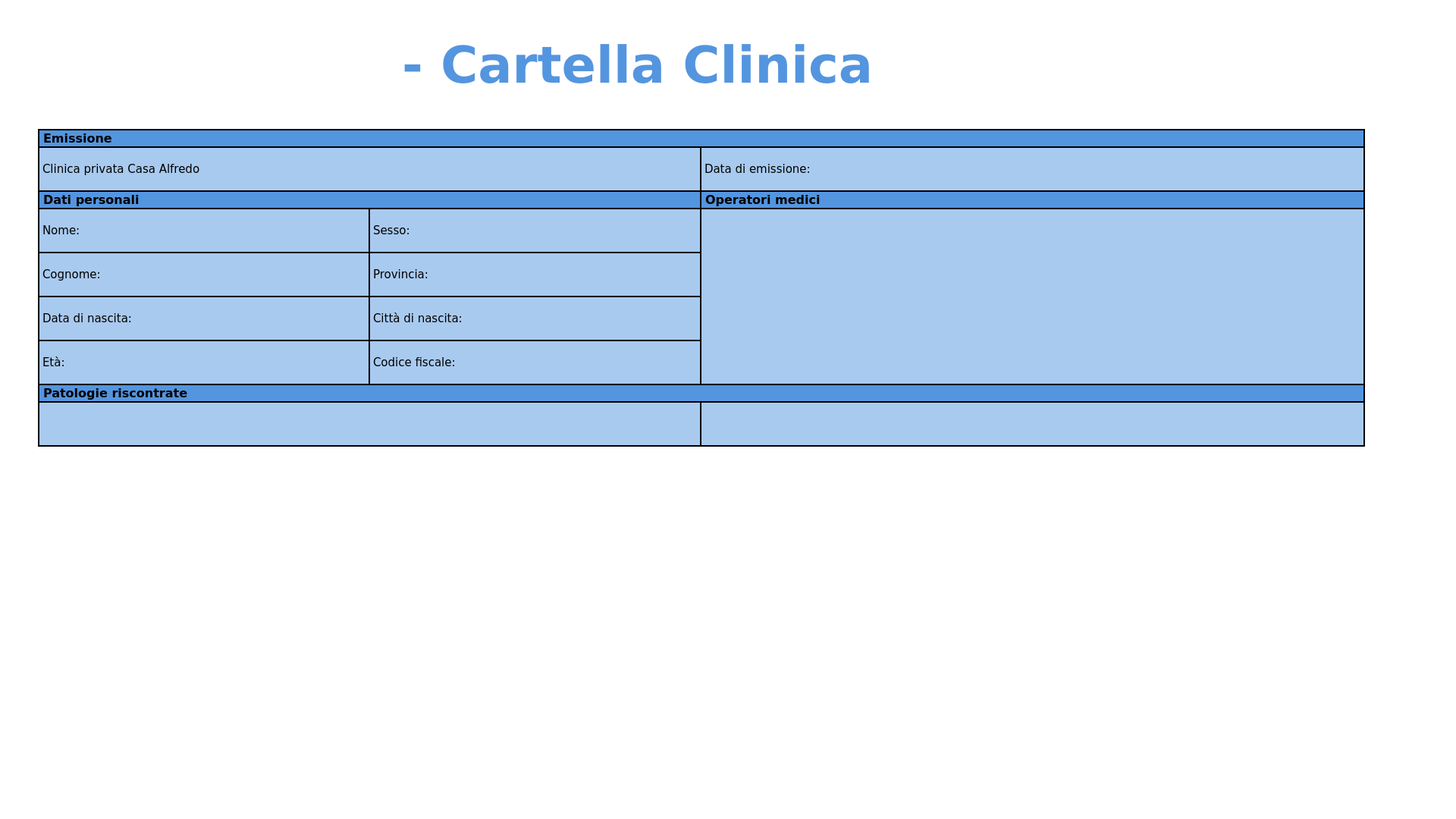
<?xml version="1.0" encoding="UTF-8"?>
<ui version="4.0">
 <class>cartella_clinica_paziente</class>
 <widget class="QWidget" name="cartella_clinica_paziente">
  <property name="geometry">
   <rect>
    <x>0</x>
    <y>0</y>
    <width>1920</width>
    <height>1080</height>
   </rect>
  </property>
  <property name="minimumSize">
   <size>
    <width>1920</width>
    <height>1080</height>
   </size>
  </property>
  <property name="maximumSize">
   <size>
    <width>1920</width>
    <height>1080</height>
   </size>
  </property>
  <property name="palette">
   <palette>
    <active>
     <colorrole role="Button">
      <brush brushstyle="SolidPattern">
       <color alpha="255">
        <red>255</red>
        <green>255</green>
        <blue>255</blue>
       </color>
      </brush>
     </colorrole>
     <colorrole role="Base">
      <brush brushstyle="SolidPattern">
       <color alpha="255">
        <red>255</red>
        <green>255</green>
        <blue>255</blue>
       </color>
      </brush>
     </colorrole>
     <colorrole role="Window">
      <brush brushstyle="SolidPattern">
       <color alpha="255">
        <red>255</red>
        <green>255</green>
        <blue>255</blue>
       </color>
      </brush>
     </colorrole>
    </active>
    <inactive>
     <colorrole role="Button">
      <brush brushstyle="SolidPattern">
       <color alpha="255">
        <red>255</red>
        <green>255</green>
        <blue>255</blue>
       </color>
      </brush>
     </colorrole>
     <colorrole role="Base">
      <brush brushstyle="SolidPattern">
       <color alpha="255">
        <red>255</red>
        <green>255</green>
        <blue>255</blue>
       </color>
      </brush>
     </colorrole>
     <colorrole role="Window">
      <brush brushstyle="SolidPattern">
       <color alpha="255">
        <red>255</red>
        <green>255</green>
        <blue>255</blue>
       </color>
      </brush>
     </colorrole>
    </inactive>
    <disabled>
     <colorrole role="Button">
      <brush brushstyle="SolidPattern">
       <color alpha="255">
        <red>255</red>
        <green>255</green>
        <blue>255</blue>
       </color>
      </brush>
     </colorrole>
     <colorrole role="Base">
      <brush brushstyle="SolidPattern">
       <color alpha="255">
        <red>255</red>
        <green>255</green>
        <blue>255</blue>
       </color>
      </brush>
     </colorrole>
     <colorrole role="Window">
      <brush brushstyle="SolidPattern">
       <color alpha="255">
        <red>255</red>
        <green>255</green>
        <blue>255</blue>
       </color>
      </brush>
     </colorrole>
    </disabled>
   </palette>
  </property>
  <property name="windowTitle">
   <string>Clinica Casa Alfredo</string>
  </property>
  <property name="windowIcon">
   <iconset>
    <normaloff>Immagini/logo_casa_alfredo.png</normaloff>Immagini/logo_casa_alfredo.png</iconset>
  </property>
  <property name="styleSheet">
   <string notr="true"/>
  </property>
  <widget class="QPushButton" name="tendina_button">
   <property name="geometry">
    <rect>
     <x>1820</x>
     <y>20</y>
     <width>70</width>
     <height>70</height>
    </rect>
   </property>
   <property name="cursor">
    <cursorShape>PointingHandCursor</cursorShape>
   </property>
   <property name="styleSheet">
    <string notr="true">QPushButton#tendina_button:pressed {
background-color: rgb(0, 0, 0, 0);
}</string>
   </property>
   <property name="text">
    <string/>
   </property>
   <property name="icon">
    <iconset>
     <normaloff>Immagini/tendina_chiusa.png</normaloff>Immagini/tendina_chiusa.png</iconset>
   </property>
   <property name="iconSize">
    <size>
     <width>70</width>
     <height>70</height>
    </size>
   </property>
   <property name="flat">
    <bool>true</bool>
   </property>
  </widget>
  <widget class="QLabel" name="cartella_clinica">
   <property name="geometry">
    <rect>
     <x>530</x>
     <y>20</y>
     <width>981</width>
     <height>131</height>
    </rect>
   </property>
   <property name="font">
    <font>
     <family>Verdana</family>
     <pointsize>50</pointsize>
     <weight>75</weight>
     <bold>true</bold>
    </font>
   </property>
   <property name="styleSheet">
    <string notr="true">color: rgb(84, 149, 223);</string>
   </property>
   <property name="text">
    <string>- Cartella Clinica</string>
   </property>
  </widget>
  <widget class="QLabel" name="logo">
   <property name="geometry">
    <rect>
     <x>10</x>
     <y>5</y>
     <width>110</width>
     <height>130</height>
    </rect>
   </property>
   <property name="text">
    <string/>
   </property>
   <property name="pixmap">
    <pixmap>Immagini/logo_casa_alfredo.png</pixmap>
   </property>
   <property name="scaledContents">
    <bool>true</bool>
   </property>
  </widget>
  <widget class="QLabel" name="titolo">
   <property name="geometry">
    <rect>
     <x>110</x>
     <y>20</y>
     <width>401</width>
     <height>110</height>
    </rect>
   </property>
   <property name="text">
    <string/>
   </property>
   <property name="pixmap">
    <pixmap>Immagini/titolo_casa_alfredo.png</pixmap>
   </property>
   <property name="scaledContents">
    <bool>true</bool>
   </property>
  </widget>
  <widget class="QLabel" name="emissione">
   <property name="geometry">
    <rect>
     <x>50</x>
     <y>170</y>
     <width>1750</width>
     <height>25</height>
    </rect>
   </property>
   <property name="font">
    <font>
     <family>Verdana</family>
     <pointsize>12</pointsize>
     <weight>75</weight>
     <bold>true</bold>
    </font>
   </property>
   <property name="styleSheet">
    <string notr="true">background-color: rgb(84, 149, 223);
border: 2px solid</string>
   </property>
   <property name="text">
    <string>Emissione</string>
   </property>
  </widget>
  <widget class="QLabel" name="clinica_privata_casa_alfredo">
   <property name="geometry">
    <rect>
     <x>50</x>
     <y>193</y>
     <width>875</width>
     <height>60</height>
    </rect>
   </property>
   <property name="font">
    <font>
     <family>Verdana</family>
     <pointsize>11</pointsize>
    </font>
   </property>
   <property name="styleSheet">
    <string notr="true">background-color: rgb(169, 202, 239);
border: 2px solid</string>
   </property>
   <property name="text">
    <string>Clinica privata Casa Alfredo</string>
   </property>
  </widget>
  <widget class="QLabel" name="data_emissione">
   <property name="geometry">
    <rect>
     <x>923</x>
     <y>193</y>
     <width>877</width>
     <height>60</height>
    </rect>
   </property>
   <property name="font">
    <font>
     <family>Verdana</family>
     <pointsize>11</pointsize>
    </font>
   </property>
   <property name="styleSheet">
    <string notr="true">background-color: rgb(169, 202, 239);
border: 2px solid</string>
   </property>
   <property name="text">
    <string>Data di emissione:</string>
   </property>
  </widget>
  <widget class="QLabel" name="dati_personali">
   <property name="geometry">
    <rect>
     <x>50</x>
     <y>251</y>
     <width>875</width>
     <height>25</height>
    </rect>
   </property>
   <property name="font">
    <font>
     <family>Verdana</family>
     <pointsize>12</pointsize>
     <weight>75</weight>
     <bold>true</bold>
    </font>
   </property>
   <property name="styleSheet">
    <string notr="true">background-color: rgb(84, 149, 223);
border: 2px solid</string>
   </property>
   <property name="text">
    <string>Dati personali</string>
   </property>
  </widget>
  <widget class="QLabel" name="operatori_medici">
   <property name="geometry">
    <rect>
     <x>923</x>
     <y>251</y>
     <width>877</width>
     <height>25</height>
    </rect>
   </property>
   <property name="font">
    <font>
     <family>Verdana</family>
     <pointsize>12</pointsize>
     <weight>75</weight>
     <bold>true</bold>
    </font>
   </property>
   <property name="styleSheet">
    <string notr="true">background-color: rgb(84, 149, 223);
border: 2px solid</string>
   </property>
   <property name="text">
    <string>Operatori medici</string>
   </property>
  </widget>
  <widget class="QLabel" name="nome_label">
   <property name="geometry">
    <rect>
     <x>50</x>
     <y>274</y>
     <width>438</width>
     <height>60</height>
    </rect>
   </property>
   <property name="font">
    <font>
     <family>Verdana</family>
     <pointsize>11</pointsize>
    </font>
   </property>
   <property name="styleSheet">
    <string notr="true">background-color: rgb(169, 202, 239);
border: 2px solid</string>
   </property>
   <property name="text">
    <string>Nome:</string>
   </property>
  </widget>
  <widget class="QLabel" name="cognome_label">
   <property name="geometry">
    <rect>
     <x>50</x>
     <y>332</y>
     <width>438</width>
     <height>60</height>
    </rect>
   </property>
   <property name="font">
    <font>
     <family>Verdana</family>
     <pointsize>11</pointsize>
    </font>
   </property>
   <property name="styleSheet">
    <string notr="true">background-color: rgb(169, 202, 239);
border: 2px solid</string>
   </property>
   <property name="text">
    <string>Cognome:</string>
   </property>
  </widget>
  <widget class="QLabel" name="data_di_nascita_label">
   <property name="geometry">
    <rect>
     <x>50</x>
     <y>390</y>
     <width>438</width>
     <height>60</height>
    </rect>
   </property>
   <property name="font">
    <font>
     <family>Verdana</family>
     <pointsize>11</pointsize>
    </font>
   </property>
   <property name="styleSheet">
    <string notr="true">background-color: rgb(169, 202, 239);
border: 2px solid</string>
   </property>
   <property name="text">
    <string>Data di nascita:</string>
   </property>
  </widget>
  <widget class="QLabel" name="eta_label">
   <property name="geometry">
    <rect>
     <x>50</x>
     <y>448</y>
     <width>438</width>
     <height>60</height>
    </rect>
   </property>
   <property name="font">
    <font>
     <family>Verdana</family>
     <pointsize>11</pointsize>
    </font>
   </property>
   <property name="styleSheet">
    <string notr="true">background-color: rgb(169, 202, 239);
border: 2px solid</string>
   </property>
   <property name="text">
    <string>Età:</string>
   </property>
  </widget>
  <widget class="QLabel" name="sesso_label">
   <property name="geometry">
    <rect>
     <x>486</x>
     <y>274</y>
     <width>439</width>
     <height>60</height>
    </rect>
   </property>
   <property name="font">
    <font>
     <family>Verdana</family>
     <pointsize>11</pointsize>
    </font>
   </property>
   <property name="styleSheet">
    <string notr="true">background-color: rgb(169, 202, 239);
border: 2px solid</string>
   </property>
   <property name="text">
    <string>Sesso:</string>
   </property>
  </widget>
  <widget class="QLabel" name="provincia_label">
   <property name="geometry">
    <rect>
     <x>486</x>
     <y>332</y>
     <width>439</width>
     <height>60</height>
    </rect>
   </property>
   <property name="font">
    <font>
     <family>Verdana</family>
     <pointsize>11</pointsize>
    </font>
   </property>
   <property name="styleSheet">
    <string notr="true">background-color: rgb(169, 202, 239);
border: 2px solid</string>
   </property>
   <property name="text">
    <string>Provincia:</string>
   </property>
  </widget>
  <widget class="QLabel" name="citta_di_nascita_label">
   <property name="geometry">
    <rect>
     <x>486</x>
     <y>390</y>
     <width>439</width>
     <height>60</height>
    </rect>
   </property>
   <property name="font">
    <font>
     <family>Verdana</family>
     <pointsize>11</pointsize>
    </font>
   </property>
   <property name="styleSheet">
    <string notr="true">background-color: rgb(169, 202, 239);
border: 2px solid</string>
   </property>
   <property name="text">
    <string>Città di nascita:</string>
   </property>
  </widget>
  <widget class="QLabel" name="codice_fiscale_label">
   <property name="geometry">
    <rect>
     <x>486</x>
     <y>448</y>
     <width>439</width>
     <height>60</height>
    </rect>
   </property>
   <property name="font">
    <font>
     <family>Verdana</family>
     <pointsize>11</pointsize>
    </font>
   </property>
   <property name="styleSheet">
    <string notr="true">background-color: rgb(169, 202, 239);
border: 2px solid</string>
   </property>
   <property name="text">
    <string>Codice fiscale:</string>
   </property>
  </widget>
  <widget class="QLabel" name="operatori_medici_label">
   <property name="geometry">
    <rect>
     <x>923</x>
     <y>274</y>
     <width>877</width>
     <height>234</height>
    </rect>
   </property>
   <property name="font">
    <font>
     <family>Verdana</family>
     <pointsize>11</pointsize>
    </font>
   </property>
   <property name="styleSheet">
    <string notr="true">background-color: rgb(169, 202, 239);
border: 2px solid</string>
   </property>
   <property name="text">
    <string/>
   </property>
   <property name="alignment">
    <set>Qt::AlignLeading|Qt::AlignLeft|Qt::AlignTop</set>
   </property>
  </widget>
  <widget class="QLabel" name="patologie_riscontrate">
   <property name="geometry">
    <rect>
     <x>50</x>
     <y>506</y>
     <width>1750</width>
     <height>25</height>
    </rect>
   </property>
   <property name="font">
    <font>
     <family>Verdana</family>
     <pointsize>12</pointsize>
     <weight>75</weight>
     <bold>true</bold>
    </font>
   </property>
   <property name="styleSheet">
    <string notr="true">background-color: rgb(84, 149, 223);
border: 2px solid</string>
   </property>
   <property name="text">
    <string>Patologie riscontrate</string>
   </property>
  </widget>
  <widget class="QScrollArea" name="scrollArea">
   <property name="geometry">
    <rect>
     <x>50</x>
     <y>530</y>
     <width>1771</width>
     <height>511</height>
    </rect>
   </property>
   <property name="styleSheet">
    <string notr="true">border: 0px solid;
background-color: rgb(255, 255, 255);</string>
   </property>
   <property name="verticalScrollBarPolicy">
    <enum>Qt::ScrollBarAsNeeded</enum>
   </property>
   <property name="horizontalScrollBarPolicy">
    <enum>Qt::ScrollBarAlwaysOff</enum>
   </property>
   <property name="widgetResizable">
    <bool>true</bool>
   </property>
   <widget class="QWidget" name="scrollAreaWidgetContents">
    <property name="geometry">
     <rect>
      <x>0</x>
      <y>0</y>
      <width>1771</width>
      <height>511</height>
     </rect>
    </property>
    <widget class="QLabel" name="patologia_label_2">
     <property name="geometry">
      <rect>
       <x>873</x>
       <y>-1</y>
       <width>877</width>
       <height>60</height>
      </rect>
     </property>
     <property name="font">
      <font>
       <family>Verdana</family>
       <pointsize>11</pointsize>
      </font>
     </property>
     <property name="styleSheet">
      <string notr="true">background-color: rgb(169, 202, 239);
border: 2px solid</string>
     </property>
     <property name="text">
      <string/>
     </property>
    </widget>
    <widget class="QLabel" name="patologia_label">
     <property name="geometry">
      <rect>
       <x>0</x>
       <y>-1</y>
       <width>875</width>
       <height>60</height>
      </rect>
     </property>
     <property name="font">
      <font>
       <family>Verdana</family>
       <pointsize>11</pointsize>
      </font>
     </property>
     <property name="styleSheet">
      <string notr="true">background-color: rgb(169, 202, 239);
border: 2px solid</string>
     </property>
     <property name="text">
      <string/>
     </property>
    </widget>
   </widget>
  </widget>
 </widget>
 <resources/>
 <connections/>
</ui>
